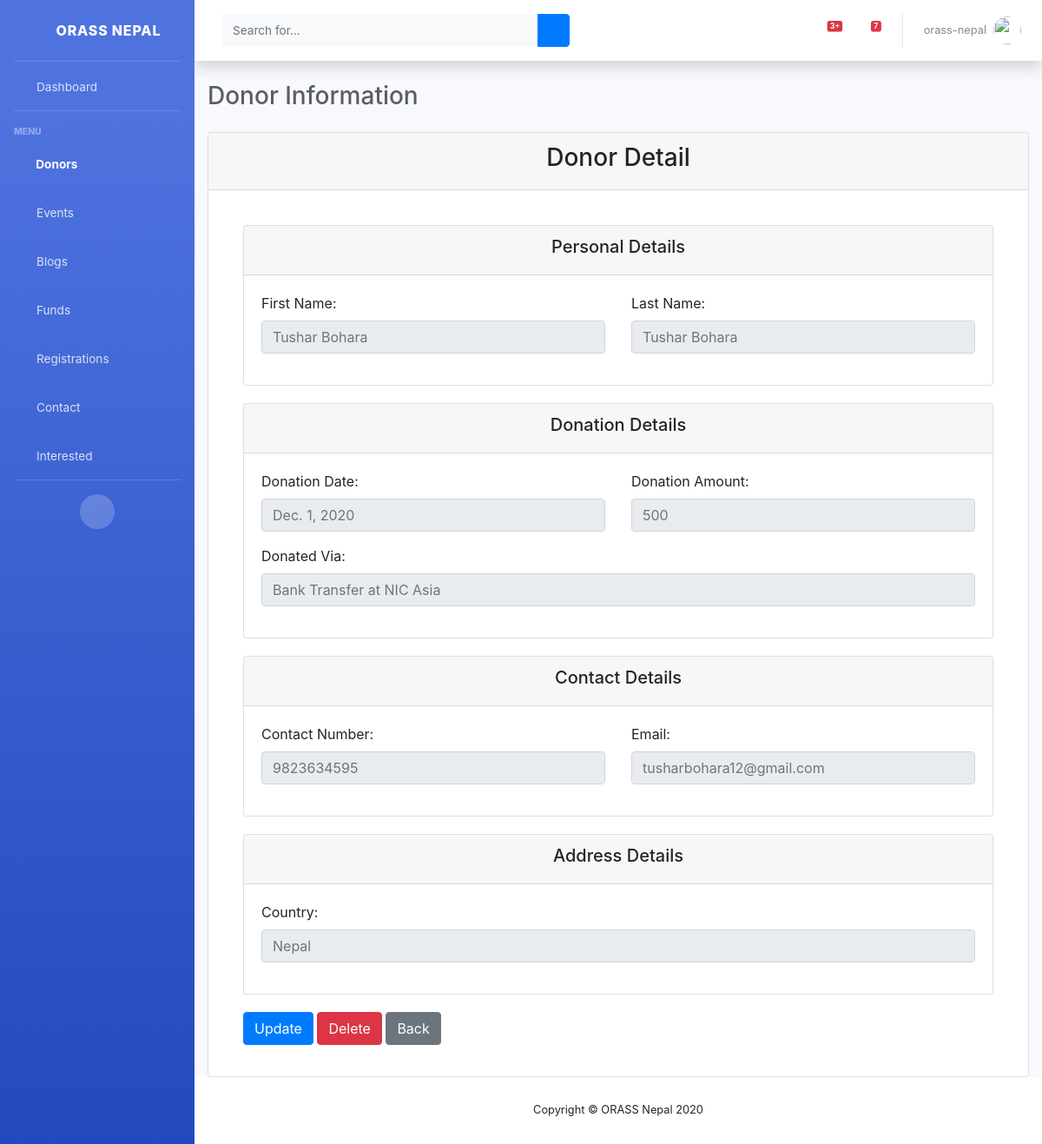
Screenshot of /view/donors/1 (signed in) with the database file from the repository.
### web/models.py (models this page shows, shortened)
class DonationsDemo(models.Model):
    name = models.CharField(max_length=100)
    date = models.DateField(default=timezone.now)
    amt = models.CharField(max_length=255)
    country = models.CharField(max_length=100)
    donatedVia = models.CharField(max_length=150)
    phone = models.IntegerField(null=True, blank=True)
    email = models.CharField(max_length=255, null=True, blank=True)

### web/views.py (the view)
# urls.py: path('view/donors/<int:pk>', login_required(ViewDonorDetail.as_view(), login_url='/staff'),
class ViewDonorDetail(DetailView):
    model = DonationsDemo
    template_name = 'staff/view_donor_detail.html'
    context_object_name = 'donor'

### web/templates/staff/view_donor_detail.html
{% extends 'staff/base.html' %}
{% block donorActive %}active{% endblock donorActive %}
{% block content %}
<h1 class="h3 mb-4 text-gray-800">Donor Information</h1>
<div class="card mb-12">
    <div class="card-header">
      <h3><center>Donor Detail</center> </h3>
    </div>
    <div class="card-body">
        <div style="margin: 0 20px 0 20px;">
            <div class="card" style="margin-top: 20px">
                <div class="card-header"><h5><center>Personal Details</center></h5></div>
                <div class="card-body">
                    <div class="row">
                        <div class="col-md-6 mb-3">
                            <label>First Name:</label>
                            <input class="form-control" type="text" placeholder="{{ object.name }}" readonly>
                        </div>
                        <div class="col-md-6 mb-3">
                            <label>Last Name:</label>
                            <input class="form-control" type="text" placeholder="{{ donor.name }}" readonly>
                        </div>
                    </div>
                </div>
            </div>
            <div class="card" style="margin-top: 20px">
                <div class="card-header"><h5><center>Donation Details</center></h5></div>
                <div class="card-body">
                    <div class="row">
                        <div class="col-md-6 mb-3">
                            <label>Donation Date:</label>
                            <input class="form-control" type="text" placeholder="{{ object.date }}" readonly>
                        </div>
                        <div class="col-md-6 mb-3">
                            <label>Donation Amount:</label>
                            <input class="form-control" type="text" placeholder="{{ object.amt }}" readonly>
                        </div>
                        <div class="col-md-12 mb-3">
                            <label>Donated Via:</label>
                            <input class="form-control" type="text" placeholder="{{ object.donatedVia }}" readonly>
                        </div>
                    </div>
                </div>
            </div>
            <div class="card" style="margin-top: 20px">
                <div class="card-header"><h5><center>Contact Details</center> </h5></div>
                <div class="card-body">
                    <div class="row">
                        <div class="col-md-6 mb-3">
                            <label>Contact Number:</label>
                            <input class="form-control" type="text" placeholder="{{ object.phone }}" readonly>
                        </div>
                        <div class="col-md-6 mb-3">
                            <label>Email:</label>
                            <input class="form-control" type="text" placeholder="{{ object.email }}" readonly>
                        </div>
                    </div>
                </div>
            </div>
            <div class="card" style="margin-top: 20px">
                <div class="card-header"><h5><center>Address Details</center></h5></div>
                <div class="card-body">
                    <div class="row">
                        <div class="col-md-12 mb-3">
                            <label>Country:</label>
                            <input class="form-control" type="text" placeholder="{{ object.country }}" readonly>
                        </div>
                    </div>
                </div>
            </div>
            <div class="form-group" style="margin-top: 20px">
                <a href="{% url 'web:update-donor' donor.id%}" class="btn btn-primary">Update</a>
                <a href="{% url 'web:delete-donor' donor.id%}" class="btn btn-danger">Delete</a>
                <a href="{% url 'web:view-donor' %}" class="btn btn-secondary">Back</a>
            </div>
        </div>
    </div>
</div>
{% endblock content %}

### web/templates/staff/base.html (shortened to what this page needs)
{% load static %}
<!DOCTYPE html>
<html lang="en">
<head>
    <link href="{% static 'vendor/fontawesome-free/css/all.min.css' %}" rel="stylesheet" type="text/css">
    <link href="{% static 'css/sb-admin-2.min.css' %}" rel="stylesheet">
    <link rel="stylesheet" href="https://netdna.bootstrapcdn.com/font-awesome/4.7.0/css/font-awesome.css">
    <link rel="stylesheet" href="https://stackpath.bootstrapcdn.com/bootstrap/4.1.3/css/bootstrap.min.css">
</head>
<body id="page-top">
    <div id="wrapper">
        <ul class="navbar-nav bg-gradient-primary sidebar sidebar-dark accordion" id="accordionSidebar">
            <a class="sidebar-brand d-flex align-items-center justify-content-center" href="{% url 'web:dashboard' %}">
                <div class="sidebar-brand-icon rotate-n-15">
                    <i class="fas fa-laugh-wink"></i>
                </div>
                <div class="sidebar-brand-text mx-3">ORASS Nepal</div>
            </a>
            <hr class="sidebar-divider my-0">
            <li class="nav-item {% block dashActive %}{% endblock dashActive %}">
                <a class="nav-link" href="{% url 'web:dashboard' %}">
                    <i class="fas fa-fw fa-tachometer-alt"></i>
                    <span>Dashboard</span></a>
            </li>
            <hr class="sidebar-divider">
            <div class="sidebar-heading">
                Menu
            </div>
            <li class="nav-item {% block donorActive %}{% endblock donorActive %}">
                <a class="nav-link" href="{% url 'web:view-donor' %}">
                    <i class="fas fa-fw fa-donate"></i>
                    <span>Donors</span></a>
            </li>
            <li class="nav-item {% block eventActive %}{% endblock eventActive %}">
                <a class="nav-link" href="{% url 'web:view-event' %}">
                    <i class="fas fa-fw fa-table"></i>
                    <span>Events</span></a>
            </li>
            <li class="nav-item {% block blogActive %}{% endblock blogActive %}">
                <a class="nav-link" href="{% url 'web:view-blog' %}">
                    <i class="fas fa-fw fa-blog"></i>
                    <span>Blogs</span></a>
            </li>
            <li class="nav-item {% block fundActive %}{% endblock fundActive %}">
                <a class="nav-link" href="{% url 'web:view-fund' 1 %}">
                    <i class="fas fa-fw fa-money"></i>
                    <span>Funds</span></a>
            </li>
            <li class="nav-item {% block regActive %}{% endblock regActive %}">
                <a class="nav-link" href="{% url 'web:view-registration' %}">
                    <i class="fas fa-fw fa-folder"></i>
                    <span>Registrations</span></a>
            </li>
            <li class="nav-item {% block contActive %}{% endblock contActive %}">
                <a class="nav-link" href="{% url 'web:view-query' %}">
                    <i class="fas fa-fw fa-comments"></i>
                    <span>Contact</span></a>
            </li>
            <li class="nav-item {% block intActive %}{% endblock intActive %}">
                <a class="nav-link" href="{% url 'web:view-interested' %}">
                    <i class="fas fa-fw fa-users"></i>
                    <span>Interested</span></a>
            </li>
            <hr class="sidebar-divider d-none d-md-block">
            <div class="text-center d-none d-md-inline">
                <button class="rounded-circle border-0" id="sidebarToggle"></button>
            </div>
        </ul>
        <div id="content-wrapper" class="d-flex flex-column">
            <div id="content">
                <nav class="navbar navbar-expand navbar-light bg-white topbar mb-4 static-top shadow">
                    <form
                        class="d-none d-sm-inline-block form-inline mr-auto ml-md-3 my-2 my-md-0 mw-100 navbar-search">
                        <div class="input-group">
                            <input type="text" class="form-control bg-light border-0 small" placeholder="Search for..."
                                aria-label="Search" aria-describedby="basic-addon2">
                            <div class="input-group-append">
                                <button class="btn btn-primary" type="button">
                                    <i class="fas fa-search fa-sm"></i>
                                </button>
                            </div>
                        </div>
                    </form>
                    <ul class="navbar-nav ml-auto">
                        <li class="nav-item dropdown no-arrow mx-1">
                            <a class="nav-link dropdown-toggle" href="#" id="alertsDropdown" role="button"
                                data-toggle="dropdown" aria-haspopup="true" aria-expanded="false">
                                <span class="badge badge-danger badge-counter">3+</span>
                            </a>
                        </li>
                        <li class="nav-item dropdown no-arrow mx-1">
                            <a class="nav-link dropdown-toggle" href="#" id="messagesDropdown" role="button"
                                data-toggle="dropdown" aria-haspopup="true" aria-expanded="false">
                                <i class="fas fa-envelope fa-fw"></i>
                                <span class="badge badge-danger badge-counter">7</span>
                            </a>
                        </li>
                        <li class="nav-item dropdown no-arrow">
                            <a class="nav-link dropdown-toggle" href="#" id="userDropdown" role="button"
                                data-toggle="dropdown" aria-haspopup="true" aria-expanded="false">
                                <span class="mr-2 d-none d-lg-inline text-gray-600 small">{{ user.username }}</span>
                                <img class="img-profile rounded-circle"
                                    src="{% static 'images/undraw_profile.svg' %}">
                            </a>
                        </li>
                    </ul>
                </nav>
                <div class="container-fluid">
                    {% block content %}
                    {% endblock content %}
                </div>
            </div>
            <footer class="sticky-footer bg-white">
                <div class="container my-auto">
                    <div class="copyright text-center my-auto">
                        <span>Copyright &copy; ORASS Nepal 2020</span>
                    </div>
                </div>
            </footer>
        </div>
    </div>
</body>
</html>

### rows the page displays
DonationsDemo: name "Tushar Bohara", date "Dec. 1, 2020", amt "500", donatedVia "Bank Transfer at NIC Asia", phone "9823634595", email "tusharbohara12@gmail.com", country "Nepal"

### other values shown
{{ user.username }} "orass-nepal"
